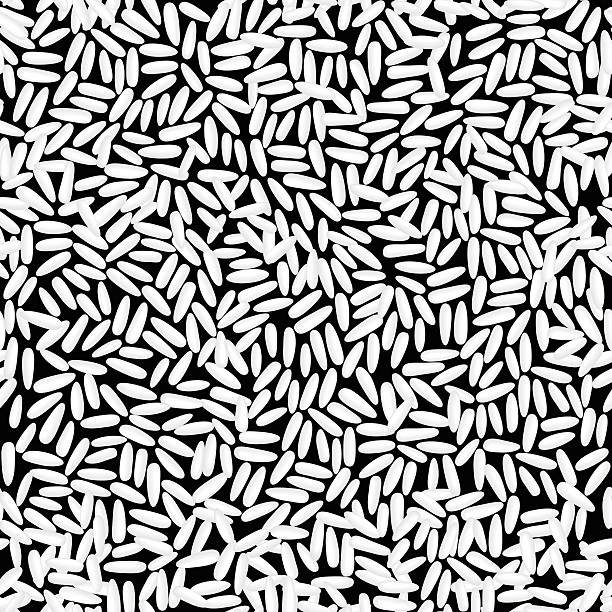
%> input picture clases/Cap02_Extraccion_de_Caracteristicas/python/rice.png, 612 x 612 px
$ octave --eval "PAT02_GeoEllipses;"   (GNU Octave 9; MATLAB toolbox functions it lacks are replaced by stand-ins)
%> lines starting %> are read from the running program, lines starting %| are printed output that depends on the picture; in (x1, y1, x2, y2) boxes, pixels count from 0 and x2, y2 are one past the last pixel; in counts of white or black regions, pixels touching at a corner belong together; the program's own positions count from 1
% Example:
%
% Detection of rice grains oriented at 45? using ellipses
%
% Computer Vision Course
% (c) Domingo Mery (2014) - http://dmery.ing.puc.cl

function PAT02_GeoEllipses()

close all
warning off
I = double(imread('rice.png'));
%> I: size 612x612 double; min 0, max 255, mean 157.4; mean of the top-left, top-right, bottom-left and bottom-right quarters 158, 158.1, 155.9, 157.5
figure(1)
imshow(I,[])
title('Original Image');
enterpause
%> (this line was passed over: enterpause is not available in this run)
[N,M] = size(I);
%> N = 612; M = 612
K = zeros(N,M);
for i=1:N
    K(i,:) = I(i,:)-min(I(i,:))*ones(1,M);
end
J = bwareaopen(K>60,20);
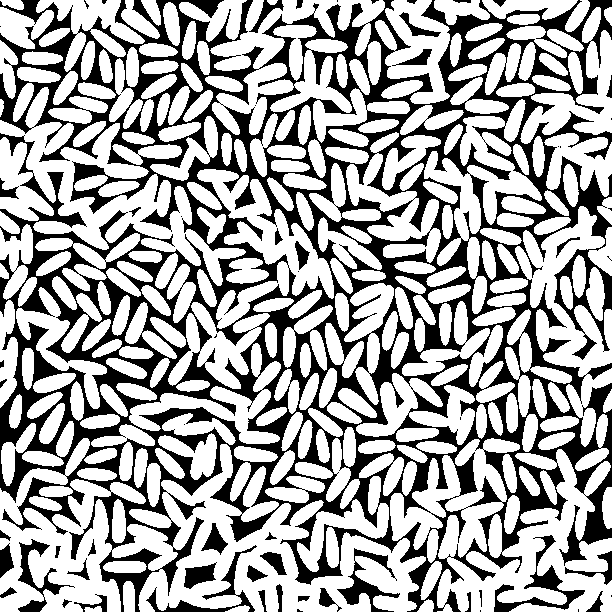
%> J: size 612x612 logical; 65.8% white; 61 black regions (20 under 20 px), largest, box (x1, y1, x2, y2) and area: (0, 0, 612, 612) 118610, (494, 535, 585, 612) 1387, (337, 548, 400, 612) 1101
figure(2)
imshow(J)
title('Segmented image');
hold on

[L,n] = bwlabel(J,4);
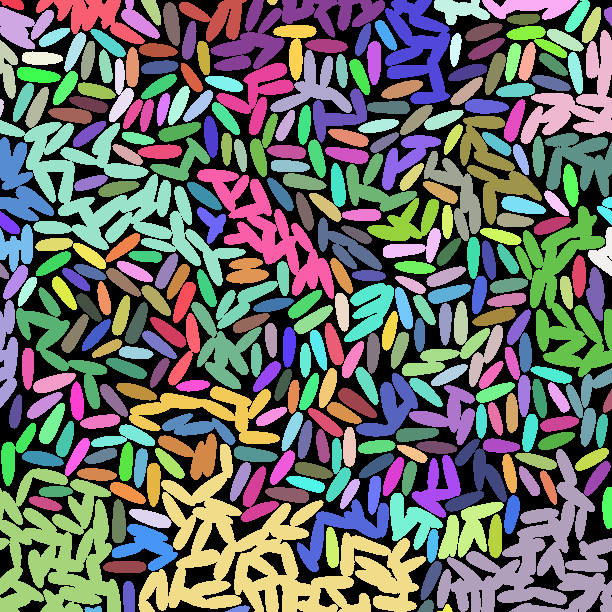
%> L: size 612x612 double; 323 distinct labels, from 0 to 322; one colour per label, 0 black
%> n = 322

DataElipse = zeros(n,6);

for i=1:n

    R = L==i;
    E = bwperim(R);
    [Ip,Jp] = find(E==1);

    X = Bfx_fitellipse(R);
    % [7 lines of commented-out code are left out]

    ae = X(3);
    be = X(4);
    alpha = X(5);
    mc = [X(1) X(2)]';

    DataElipse(i,:) = [ae be ae/be alpha mc'] ;

    figure(2)
    plot(Jp,Ip,'r.');
    GeoEllipseDraw([ae be mc' alpha ]);
end
%> this loop made 1 pass
%> pass 1, in PAT02_GeoEllipses, `R = L==i;`:
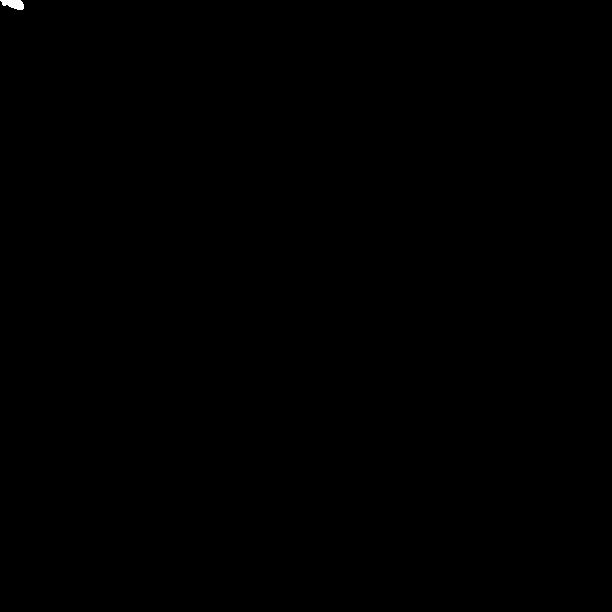
%> R: size 612x612 logical; 0.05% white; 1 white region, box (x1, y1, x2, y2) and area: (0, 0, 24, 10) 169
enterpause
figure(3)
jj = DataElipse(:,2)<40;
hist(DataElipse(jj,2))
hold on
title('histogram of major axis');
disp('Small and large regions are eliminated');
m1 = 10; m2 = 20;
plot([m1 m1],[0 50],'r');
plot([m2 m2],[0 50]),'r';
ii = find(DataElipse(:,2)>m1&DataElipse(:,2)<m2);
R = zeros(N,M);
for r=1:length(ii)
    R = or(R,L==ii(r));
end
figure(4)
imshow(R)
title('whole regions')

theta = input('orientation (example = 45)?');
t1 = (theta-10)*pi/180;
t2 = (theta+10)*pi/180;
ii = find(DataElipse(:,4)>t1&DataElipse(:,4)<t2&DataElipse(:,2)>m1&DataElipse(:,2)<m2);
R = zeros(N,M);
for r=1:length(ii)
    R = or(R,L==ii(r));
end
figure(5)
imshow(R)
title(sprintf('Orientation at %d',theta))


function GeoEllipseDraw(v,col)
% This function is called by CV03_GeoEllipses
%
% draws an ellipse with a(1)x^2 + a(2)xy + a(3)y^2 + a(4)x + a(5)y + a(6) = 0
% overlaid with original points (rx,ry)
%

%  convert to standard form: ((x-cx)/r1)^2 + ((y-cy)/r2)^2 = 1
% rotated by theta
%   v = solveellipse(a);

% draw ellipse with N points
if ~exist('col','var')
    col = 'b';
end

N = 100;
dx = 2*pi/N;
theta = v(5);
R = [ [ cos(theta) sin(theta)]', [-sin(theta) cos(theta)]'];
X = zeros(N+1,1);
Y = zeros(N+1,1);
for i = 1:N
    ang = i*dx;
    x = v(1)*cos(ang);
    y = v(2)*sin(ang);
    d1 = R*[x y]';
    X(i) = d1(1) + v(3);
    Y(i) = d1(2) + v(4);
end
X(N+1) = X(1);
Y(N+1) = Y(1);
hold on
plot(X,Y,col)
%> (the run ends here)
